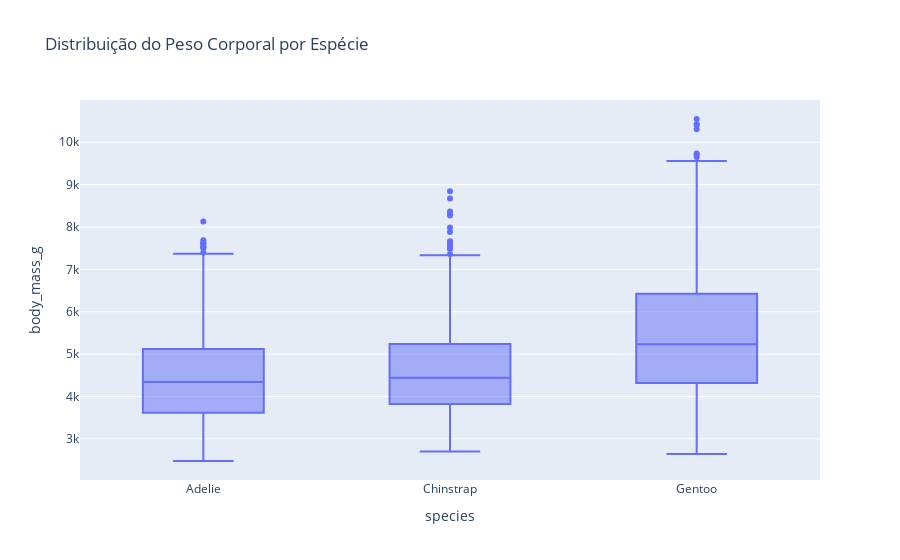

Write notebook code for a chart like this one.
### Code cell
# Gráfico de boxplot para comparar o peso corporal entre as espécies
fig_box_weight = px.box(dataset_penguins, x='species', y='body_mass_g', title='Distribuição do Peso Corporal por Espécie')
fig_box_weight.show()

### Figure 1 — Plotly figure (JSON) as saved in the notebook; plotly's stock layout.template omitted (floating-point values rounded to 4 significant figures; data arrays with more than 128 entries replaced by an {"elided": "..."} marker saying what was removed)
{"data": [{"alignmentgroup": "True", "hovertemplate": "species=%{x}<br>body_mass_g=%{y}<extra></extra>", "legendgroup": "", "marker": {"color": "#636efa"}, "name": "", "notched": false, "offsetgroup": "", "orientation": "v", "showlegend": false, "type": "box", "x": {"elided": "3430 str values"}, "x0": " ", "xaxis": "x", "y": {"elided": "3430 int values"}, "y0": " ", "yaxis": "y"}], "layout": {"autosize": true, "boxmode": "group", "legend": {"tracegroupgap": 0}, "title": {"text": "Distribuição do Peso Corporal por Espécie"}, "xaxis": {"anchor": "y", "autorange": true, "domain": [0, 1], "range": [-0.5, 2.5], "title": {"text": "species"}, "type": "category"}, "yaxis": {"anchor": "x", "autorange": true, "domain": [0, 1], "range": [2029.0, 11000.0], "title": {"text": "body_mass_g"}, "type": "linear"}}}
